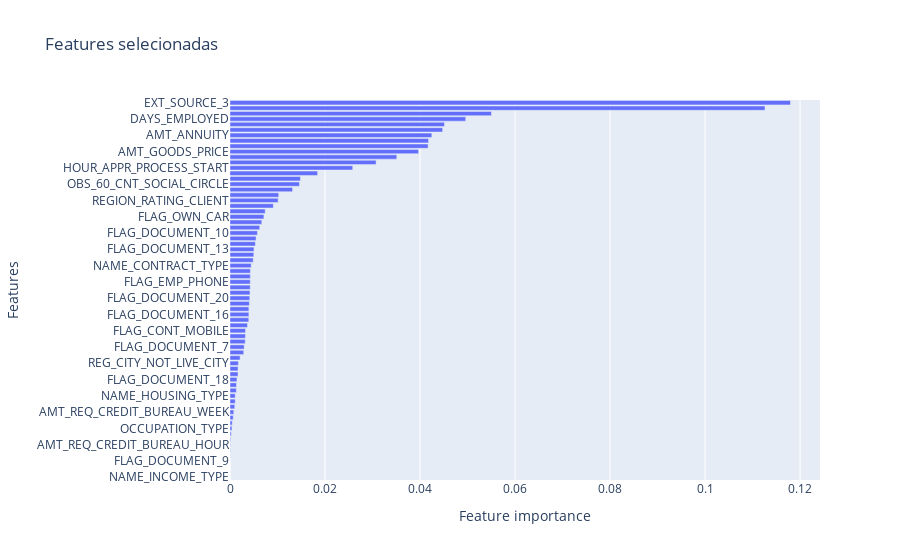

The code cell stored with this chart in its notebook:
### Code cell
import plotly.express as px
f_i = list(zip(features,feature_importances))
f_i.sort(key = lambda x : x[1])
f_i = pd.DataFrame(f_i)
f_i = f_i[f_i[0] != 'CODE_GENDER']
fig = px.bar(f_i,x=1,y=0,orientation='h',labels={"1":"Feature importance","0":"Features"},title="Features selecionadas")
fig.show()

### Figure 1 — Plotly figure (JSON) as saved in the notebook; plotly's stock layout.template omitted (floating-point values rounded to 4 significant figures)
{"data": [{"alignmentgroup": "True", "hovertemplate": "Feature importance=%{x}<br>Features=%{y}<extra></extra>", "legendgroup": "", "marker": {"color": "#636efa", "pattern": {"shape": ""}}, "name": "", "offsetgroup": "", "orientation": "h", "showlegend": false, "textposition": "auto", "type": "bar", "x": [0, 0, 0, 1.076e-05, 4.091e-05, 7.234e-05, 8.292e-05, 0.0001354, 0.0002533, 0.0004136, 0.0004735, 0.0006781, 0.0007998, 0.001001, 0.001096, 0.001101, 0.001334, 0.001365, 0.001461, 0.00169, 0.001692, 0.001762, 0.002125, 0.002886, 0.002986, 0.003206, 0.00325, 0.003271, 0.003678, 0.003951, 0.003974, 0.003977, 0.004076, 0.004159, 0.004206, 0.004256, 0.004268, 0.004282, 0.004289, 0.004457, 0.004886, 0.005016, 0.005048, 0.005342, 0.005487, 0.005773, 0.006257, 0.006693, 0.007141, 0.00741, 0.009127, 0.01013, 0.01025, 0.01317, 0.01461, 0.01482, 0.01844, 0.02583, 0.03075, 0.03511, 0.03969, 0.0417, 0.0418, 0.04248, 0.04476, 0.04515, 0.04962, 0.05503, 0.1126, 0.118], "xaxis": "x", "y": ["NAME_INCOME_TYPE", "FLAG_WORK_PHONE", "FLAG_EMAIL", "FLAG_DOCUMENT_9", "NAME_EDUCATION_TYPE", "AMT_REQ_CREDIT_BUREAU_DAY", "AMT_REQ_CREDIT_BUREAU_HOUR", "NAME_FAMILY_STATUS", "FLAG_DOCUMENT_4", "OCCUPATION_TYPE", "REG_REGION_NOT_LIVE_REGION", "FLAG_DOCUMENT_5", "AMT_REQ_CREDIT_BUREAU_WEEK", "WEEKDAY_APPR_PROCESS_START", "FLAG_DOCUMENT_3", "NAME_HOUSING_TYPE", "LIVE_CITY_NOT_WORK_CITY", "ORGANIZATION_TYPE", "FLAG_DOCUMENT_18", "FLAG_DOCUMENT_6", "FLAG_DOCUMENT_11", "REG_CITY_NOT_LIVE_CITY", "FLAG_PHONE", "FLAG_DOCUMENT_17", "FLAG_DOCUMENT_7", "NAME_TYPE_SUITE", "FLAG_DOCUMENT_2", "FLAG_CONT_MOBILE", "DEF_60_CNT_SOCIAL_CIRCLE", "REG_CITY_NOT_WORK_CITY", "FLAG_DOCUMENT_16", "FLAG_DOCUMENT_12", "FLAG_DOCUMENT_14", "FLAG_DOCUMENT_20", "FLAG_DOCUMENT_19", "FLAG_DOCUMENT_21", "FLAG_EMP_PHONE", "FLAG_MOBIL", "AMT_REQ_CREDIT_BUREAU_MON", "NAME_CONTRACT_TYPE", "FLAG_DOCUMENT_8", "DEF_30_CNT_SOCIAL_CIRCLE", "FLAG_DOCUMENT_13", "AMT_REQ_CREDIT_BUREAU_QRT", "FLAG_DOCUMENT_15", "FLAG_DOCUMENT_10", "FLAG_OWN_REALTY", "LIVE_REGION_NOT_WORK_REGION", "FLAG_OWN_CAR", "CNT_CHILDREN", "REG_REGION_NOT_WORK_REGION", "REGION_RATING_CLIENT", "CNT_FAM_MEMBERS", "REGION_RATING_CLIENT_W_CITY", "OBS_60_CNT_SOCIAL_CIRCLE", "OBS_30_CNT_SOCIAL_CIRCLE", "AMT_REQ_CREDIT_BUREAU_YEAR", "HOUR_APPR_PROCESS_START", "AMT_INCOME_TOTAL", "REGION_POPULATION_RELATIVE", "AMT_GOODS_PRICE", "DAYS_REGISTRATION", "AMT_CREDIT", "AMT_ANNUITY", "DAYS_LAST_PHONE_CHANGE", "DAYS_ID_PUBLISH", "DAYS_EMPLOYED", "DAYS_BIRTH", "EXT_SOURCE_2", "EXT_SOURCE_3"], "yaxis": "y"}], "layout": {"barmode": "relative", "legend": {"tracegroupgap": 0}, "title": {"text": "Features selecionadas"}, "xaxis": {"anchor": "y", "domain": [0, 1], "title": {"text": "Feature importance"}}, "yaxis": {"anchor": "x", "domain": [0, 1], "title": {"text": "Features"}}}}
